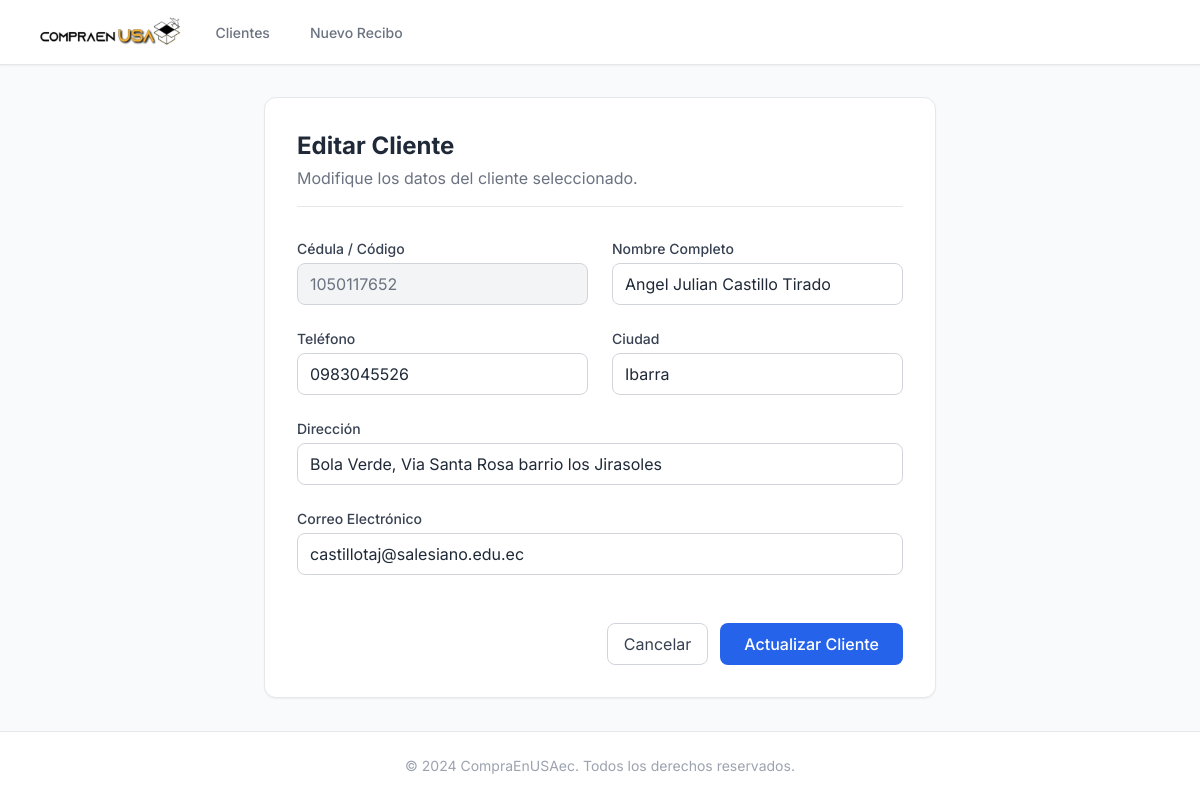
Page /edicionCliente/1050117652 on the earlier database version.
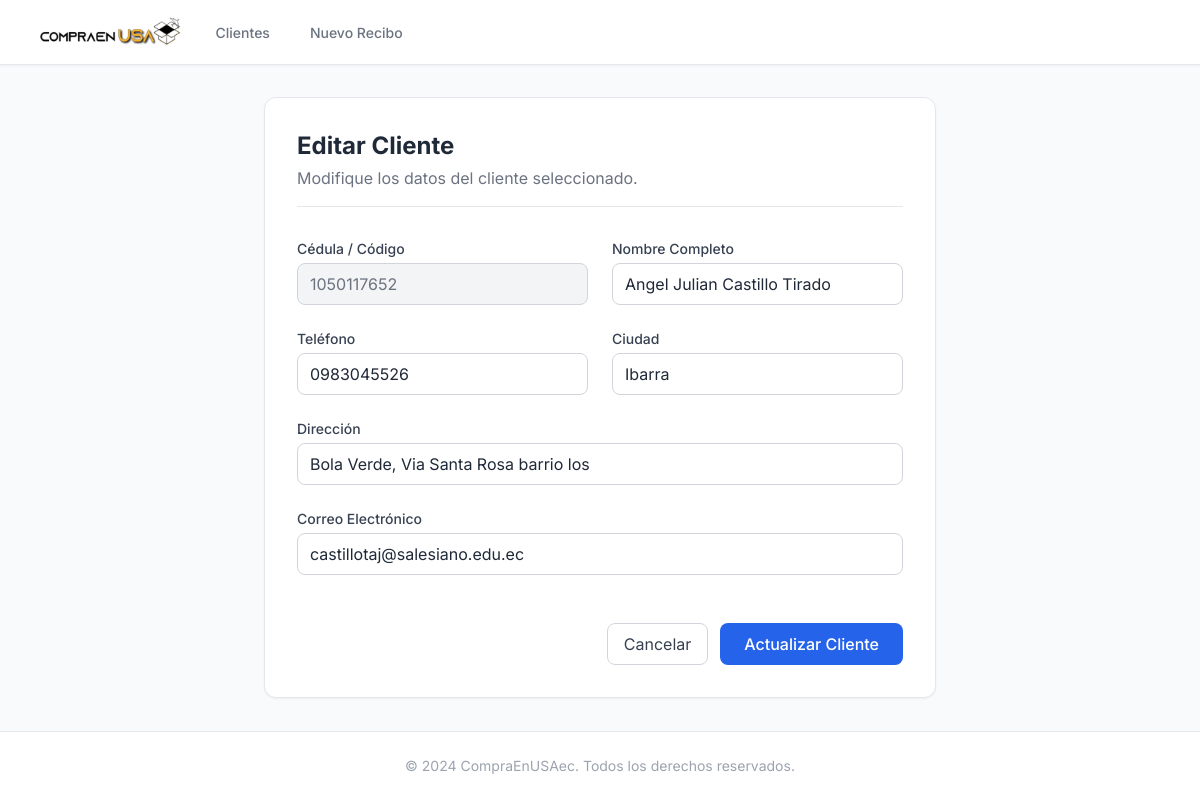
Same page on the later database version.
### Aplicaciones/Lista/models.py (models this page shows, shortened)
class Clientes(models.Model):
    codigo=models.CharField(primary_key=True,max_length=15)
    Nombre_Apellido=models.CharField(max_length=50)
    Direccion=models.CharField(max_length=50)
    Ciudad=models.CharField(max_length=15)
    Telefono=models.CharField(max_length=15)
    email=models.EmailField()

### Aplicaciones/Lista/views.py (the view)
# urls.py: path("edicionCliente/<codigo>", views.edicionCliente, name="edicionCliente"),
def edicionCliente(request, codigo):
    cliente = get_object_or_404(Clientes, codigo=codigo)
    return render(request, "edicionCliente.html", {"cliente": cliente})

### Aplicaciones/Lista/templates/edicionCliente.html (shortened to what this page needs)
{% extends 'base.html' %}
{% block content %}
<div class="max-w-2xl mx-auto">
    <div class="bg-white rounded-xl shadow-sm border border-gray-200 p-8">
        <div class="mb-8 border-b pb-4">
            <h2 class="text-2xl font-bold text-gray-800">Editar Cliente</h2>
            <p class="text-gray-500 mt-1">Modifique los datos del cliente seleccionado.</p>
        </div>
        <form method="POST" action="{% url 'editarCliente' %}" class="space-y-6">
            <div class="grid grid-cols-1 md:grid-cols-2 gap-6">
                <div class="col-span-1">
                    <label class="block text-sm font-medium text-gray-700 mb-1">Cédula / Código</label>
                    <input type="text" value="{{cliente.codigo}}" disabled
                        class="w-full bg-gray-100 border border-gray-300 rounded-lg px-3 py-2 text-gray-500 cursor-not-allowed">
                </div>
                <div class="col-span-1">
                    <label class="block text-sm font-medium text-gray-700 mb-1">Nombre Completo</label>
                    <input type="text" name="txtNombreApellido" value="{{cliente.Nombre_Apellido}}"
                        class="w-full border border-gray-300 rounded-lg px-3 py-2 focus:ring-blue-500 focus:border-blue-500"
                        required>
                </div>
                <div class="col-span-1">
                    <label class="block text-sm font-medium text-gray-700 mb-1">Teléfono</label>
                    <input type="text" name="txtTelefono" value="{{cliente.Telefono}}"
                        class="w-full border border-gray-300 rounded-lg px-3 py-2 focus:ring-blue-500 focus:border-blue-500"
                        required>
                </div>
                <div class="col-span-1">
                    <label class="block text-sm font-medium text-gray-700 mb-1">Ciudad</label>
                    <input type="text" name="txtCiudad" value="{{cliente.Ciudad}}"
                        class="w-full border border-gray-300 rounded-lg px-3 py-2 focus:ring-blue-500 focus:border-blue-500"
                        required>
                </div>
                <div class="col-span-2">
                    <label class="block text-sm font-medium text-gray-700 mb-1">Dirección</label>
                    <input type="text" name="txtDireccion" value="{{cliente.Direccion}}"
                        class="w-full border border-gray-300 rounded-lg px-3 py-2 focus:ring-blue-500 focus:border-blue-500"
                        required>
                </div>
                <div class="col-span-2">
                    <label class="block text-sm font-medium text-gray-700 mb-1">Correo Electrónico</label>
                    <input type="email" name="txtEmail" value="{{cliente.email}}"
                        class="w-full border border-gray-300 rounded-lg px-3 py-2 focus:ring-blue-500 focus:border-blue-500"
                        required>
                </div>
            </div>
            <div class="flex justify-end gap-3 pt-6">
                <a href="{% url 'home' %}"
                    class="px-4 py-2 border border-gray-300 rounded-lg text-gray-700 hover:bg-gray-50 transition-colors">
                    Cancelar
                </a>
                <button type="submit"
                    class="px-6 py-2 bg-blue-600 text-white rounded-lg hover:bg-blue-700 transition-colors font-medium">
                    Actualizar Cliente
                </button>
            </div>
        </form>
    </div>
</div>
{% endblock %}

Differences in the rows shown:
changed Clientes "Angel Julian Castillo Tirado": txtDireccion "Bola Verde, Via Santa Rosa barrio los Jirasoles" → "Bola Verde, Via Santa Rosa barrio los"
